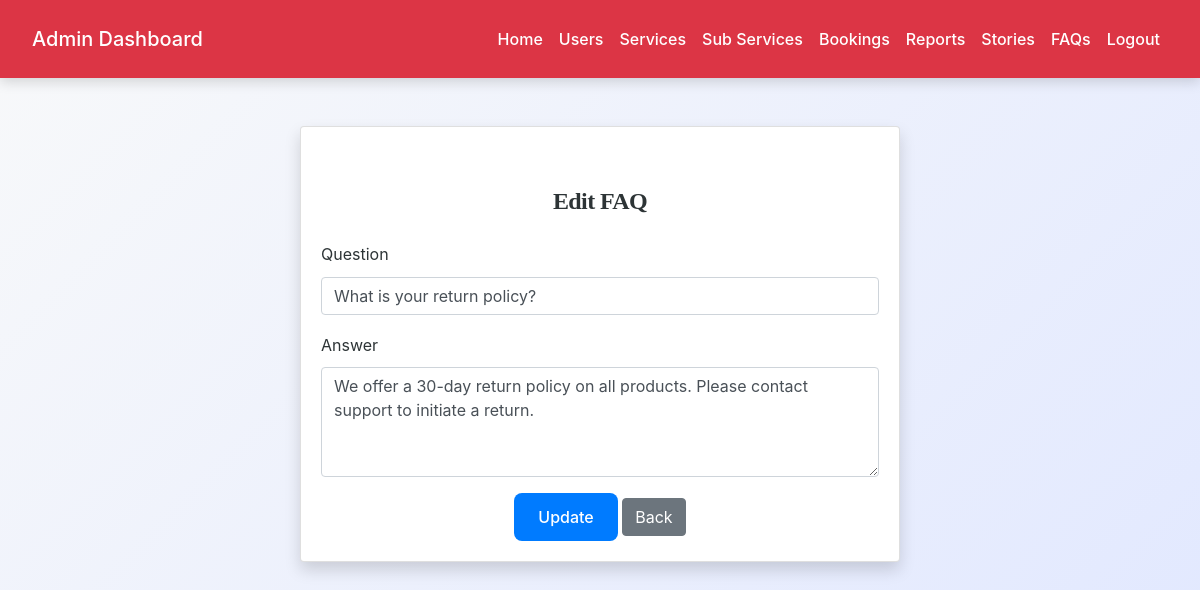
The page /admin/faq_edit.php?id=2 (signed in) on the database its author committed.
### tables this page shows
CREATE TABLE `faqs` (
  `faq_id` int(11) NOT NULL,
  `question` varchar(255) NOT NULL,
  `answer` text DEFAULT NULL,
  `created_at` timestamp NOT NULL DEFAULT current_timestamp()
);

### admin/faq_edit.php (the view, shortened to what this page needs)
<?php
include('config.php');
$id = intval($_GET['id'] ?? 0);
$faq = mysqli_fetch_assoc(mysqli_query($conn, "SELECT * FROM faqs WHERE faq_id = $id"));
?>
<!DOCTYPE html>
<html>
<head>
    <link rel="stylesheet" href="https://maxcdn.bootstrapcdn.com/bootstrap/4.5.2/css/bootstrap.min.css">
    <link rel="stylesheet" href="../css/style.css">
</head>
<body>
<?php include('admin_navbar.php'); ?>
<div class="container mt-5">
    <div class="card mx-auto shadow" style="max-width: 600px;">
        <div class="card-body">
            <h4 class="text-center mb-4">Edit FAQ</h4>
            <form method="post">
                <div class="form-group">
                    <label>Question</label>
                    <input type="text" name="question" class="form-control" value="<?= htmlspecialchars($faq['question']) ?>" required>
                </div>
                <div class="form-group">
                    <label>Answer</label>
                    <textarea name="answer" class="form-control" rows="4" required><?= htmlspecialchars($faq['answer']) ?></textarea>
                </div>
                <div class="text-center">
                    <button class="btn btn-primary">Update</button>
                    <a href="faqs_list.php" class="btn btn-secondary">Back</a>
                </div>
            </form>
        </div>
    </div>
</div>
</body>
</html>

### css/style.css (style rules this page uses)
:root { --primary: #007bff; --secondary: #6c757d; --success: #28a745; --info: #17a2b8; --warning: #ffc107; --danger: #dc3545; --light: #f8f9fa; --dark: #2d3436; --accent: #ff6f61; --highlight: #6f42c1; --shadow: rgba(0, 0, 0, 0.15); --transition: all 0.3s ease-in-out; }
body { font-family: 'Inter', 'Segoe UI', Tahoma, Geneva, Verdana, sans-serif; background: linear-gradient(135deg, var(--light) 0%, #e0e7ff 100%); color: var(--dark); line-height: 1.8; margin: 0; padding: 0; min-height: 100vh; font-size: 16px; }
h1, h2, h3, h4 { text-align: center; margin: 2.5rem 0; font-family: 'Georgia', 'Times New Roman', serif; color: var(--dark); font-weight: 700; letter-spacing: -0.025em; }
h4 { font-size: 1.5rem; }
.container { max-width: 1200px; margin: 0 auto 3rem; padding: 0 1.5rem; }
.btn-primary { background-color: var(--primary); color: #fff; border: none; border-radius: 8px; padding: 0.75rem 1.5rem; font-size: 1rem; font-weight: 500; cursor: pointer; transition: var(--transition); display: inline-flex; align-items: center; justify-content: center; }
a { color: var(--primary); text-decoration: none; font-weight: 500; transition: var(--transition); }

### rows shown on the page
faqs: question "What is your return policy?", answer "We offer a 30-day return policy on all products. Please contact support to initiate a return."
